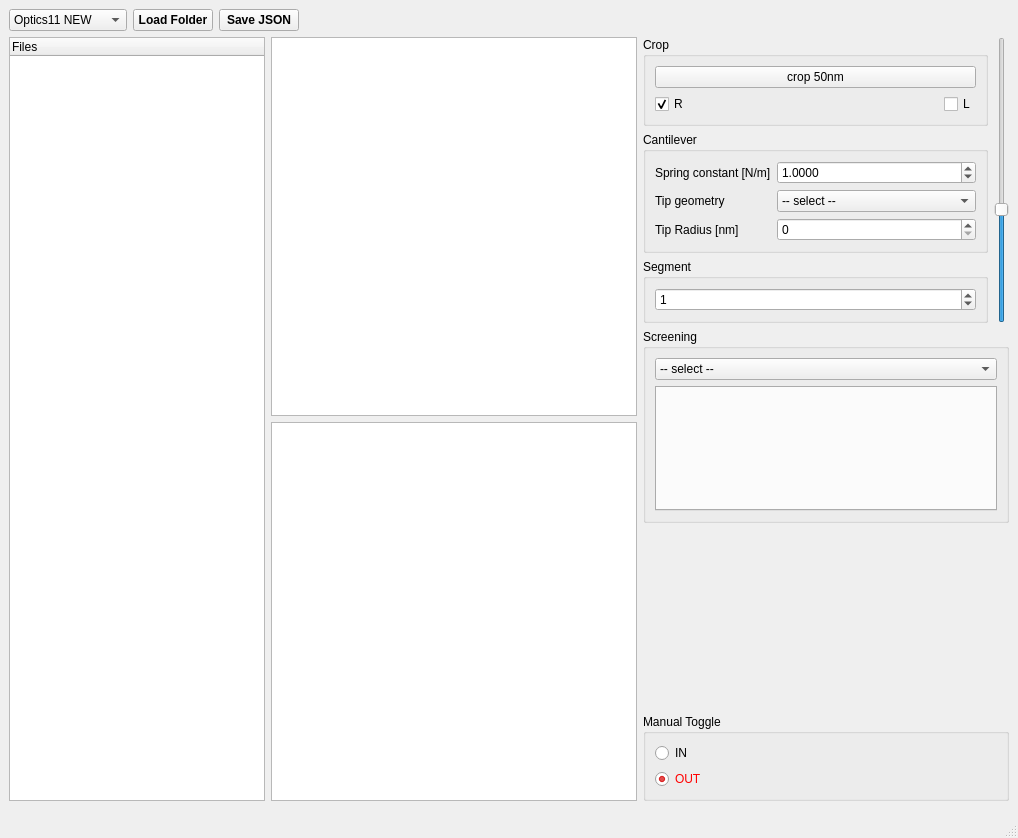
<?xml version="1.0" encoding="UTF-8"?>
<ui version="4.0">
 <class>radius</class>
 <widget class="QMainWindow" name="radius">
  <property name="geometry">
   <rect>
    <x>0</x>
    <y>0</y>
    <width>1018</width>
    <height>838</height>
   </rect>
  </property>
  <property name="windowTitle">
   <string>Nano2021</string>
  </property>
  <property name="windowIcon">
   <iconset>
    <normaloff>../../.designer/backup/ico.svg</normaloff>../../.designer/backup/ico.svg</iconset>
  </property>
  <widget class="QWidget" name="centralwidget">
   <layout class="QVBoxLayout" name="verticalLayout_7">
    <item>
     <layout class="QHBoxLayout" name="horizontalLayout_3">
      <item>
       <widget class="QComboBox" name="c_open">
        <item>
         <property name="text">
          <string>Optics11 NEW</string>
         </property>
        </item>
        <item>
         <property name="text">
          <string>Optics11 OLD</string>
         </property>
        </item>
        <item>
         <property name="text">
          <string>Nanosurf export</string>
         </property>
        </item>
        <item>
         <property name="text">
          <string>Easy TSV</string>
         </property>
        </item>
       </widget>
      </item>
      <item>
       <widget class="QPushButton" name="open_selectfolder">
        <property name="font">
         <font>
          <bold>true</bold>
         </font>
        </property>
        <property name="text">
         <string>Load Folder</string>
        </property>
        <property name="shortcut">
         <string>Ctrl+S</string>
        </property>
       </widget>
      </item>
      <item>
       <widget class="QPushButton" name="save">
        <property name="font">
         <font>
          <bold>true</bold>
         </font>
        </property>
        <property name="text">
         <string>Save JSON</string>
        </property>
        <property name="shortcut">
         <string>Ctrl+S</string>
        </property>
       </widget>
      </item>
      <item>
       <spacer name="horizontalSpacer">
        <property name="orientation">
         <enum>Qt::Horizontal</enum>
        </property>
        <property name="sizeHint" stdset="0">
         <size>
          <width>40</width>
          <height>20</height>
         </size>
        </property>
       </spacer>
      </item>
     </layout>
    </item>
    <item>
     <layout class="QHBoxLayout" name="horizontalLayout_4">
      <item>
       <widget class="QTreeWidget" name="mainlist">
        <property name="sizePolicy">
         <sizepolicy hsizetype="Fixed" vsizetype="Expanding">
          <horstretch>0</horstretch>
          <verstretch>0</verstretch>
         </sizepolicy>
        </property>
        <property name="font">
         <font>
          <italic>false</italic>
          <bold>false</bold>
         </font>
        </property>
        <property name="frameShape">
         <enum>QFrame::StyledPanel</enum>
        </property>
        <property name="frameShadow">
         <enum>QFrame::Sunken</enum>
        </property>
        <property name="lineWidth">
         <number>0</number>
        </property>
        <property name="midLineWidth">
         <number>0</number>
        </property>
        <property name="sortingEnabled">
         <bool>false</bool>
        </property>
        <property name="animated">
         <bool>false</bool>
        </property>
        <column>
         <property name="text">
          <string>Files</string>
         </property>
        </column>
       </widget>
      </item>
      <item>
       <layout class="QVBoxLayout" name="verticalLayout_6">
        <item>
         <widget class="PlotWidget" name="g_fdistance"/>
        </item>
        <item>
         <widget class="PlotWidget" name="g_single"/>
        </item>
       </layout>
      </item>
      <item>
       <layout class="QVBoxLayout" name="verticalLayout_5">
        <item>
         <layout class="QHBoxLayout" name="horizontalLayout_2">
          <item>
           <layout class="QVBoxLayout" name="verticalLayout_4">
            <item>
             <widget class="QGroupBox" name="Crop">
              <property name="enabled">
               <bool>true</bool>
              </property>
              <property name="sizePolicy">
               <sizepolicy hsizetype="Preferred" vsizetype="Fixed">
                <horstretch>0</horstretch>
                <verstretch>0</verstretch>
               </sizepolicy>
              </property>
              <property name="title">
               <string>Crop</string>
              </property>
              <layout class="QVBoxLayout" name="verticalLayout_2">
               <item>
                <widget class="QPushButton" name="crop">
                 <property name="text">
                  <string>crop 50nm</string>
                 </property>
                </widget>
               </item>
               <item>
                <layout class="QHBoxLayout" name="horizontalLayout">
                 <item>
                  <widget class="QCheckBox" name="crop_right">
                   <property name="text">
                    <string>R</string>
                   </property>
                   <property name="checked">
                    <bool>true</bool>
                   </property>
                  </widget>
                 </item>
                 <item>
                  <widget class="QCheckBox" name="crop_left">
                   <property name="sizePolicy">
                    <sizepolicy hsizetype="Fixed" vsizetype="Fixed">
                     <horstretch>0</horstretch>
                     <verstretch>0</verstretch>
                    </sizepolicy>
                   </property>
                   <property name="text">
                    <string>L</string>
                   </property>
                  </widget>
                 </item>
                </layout>
               </item>
              </layout>
             </widget>
            </item>
            <item>
             <widget class="QGroupBox" name="Cantilever">
              <property name="title">
               <string>Cantilever</string>
              </property>
              <layout class="QFormLayout" name="formLayout_2">
               <item row="0" column="0">
                <widget class="QLabel" name="label_2">
                 <property name="text">
                  <string>Spring constant [N/m]</string>
                 </property>
                </widget>
               </item>
               <item row="0" column="1">
                <widget class="QDoubleSpinBox" name="springconstant">
                 <property name="decimals">
                  <number>4</number>
                 </property>
                 <property name="maximum">
                  <double>999.990000000000009</double>
                 </property>
                 <property name="value">
                  <double>1.000000000000000</double>
                 </property>
                </widget>
               </item>
               <item row="1" column="0">
                <widget class="QLabel" name="label_3">
                 <property name="text">
                  <string>Tip geometry</string>
                 </property>
                </widget>
               </item>
               <item row="1" column="1">
                <widget class="QComboBox" name="geometry">
                 <item>
                  <property name="text">
                   <string>-- select --</string>
                  </property>
                 </item>
                 <item>
                  <property name="text">
                   <string>Sphere</string>
                  </property>
                 </item>
                 <item>
                  <property name="text">
                   <string>Cylinder</string>
                  </property>
                 </item>
                </widget>
               </item>
               <item row="2" column="0">
                <widget class="QLabel" name="label">
                 <property name="text">
                  <string>Tip Radius [nm]</string>
                 </property>
                </widget>
               </item>
               <item row="2" column="1">
                <widget class="QSpinBox" name="tipradius">
                 <property name="maximum">
                  <number>999999</number>
                 </property>
                </widget>
               </item>
              </layout>
             </widget>
            </item>
            <item>
             <widget class="QGroupBox" name="groupBox">
              <property name="title">
               <string>Segment</string>
              </property>
              <layout class="QVBoxLayout" name="verticalLayout_3">
               <item>
                <widget class="QSpinBox" name="curve_segment">
                 <property name="maximum">
                  <number>9</number>
                 </property>
                 <property name="value">
                  <number>1</number>
                 </property>
                </widget>
               </item>
              </layout>
             </widget>
            </item>
           </layout>
          </item>
          <item>
           <widget class="QSlider" name="slid_alpha">
            <property name="sizePolicy">
             <sizepolicy hsizetype="Fixed" vsizetype="Minimum">
              <horstretch>0</horstretch>
              <verstretch>0</verstretch>
             </sizepolicy>
            </property>
            <property name="maximum">
             <number>255</number>
            </property>
            <property name="singleStep">
             <number>1</number>
            </property>
            <property name="value">
             <number>100</number>
            </property>
            <property name="orientation">
             <enum>Qt::Vertical</enum>
            </property>
           </widget>
          </item>
         </layout>
        </item>
        <item>
         <widget class="QGroupBox" name="groupBox_3">
          <property name="title">
           <string>Screening</string>
          </property>
          <layout class="QVBoxLayout" name="verticalLayout_8">
           <item>
            <widget class="QComboBox" name="cScreen">
             <item>
              <property name="text">
               <string>-- select --</string>
              </property>
             </item>
            </widget>
           </item>
           <item>
            <widget class="QTabWidget" name="tabScreen">
             <property name="tabPosition">
              <enum>QTabWidget::West</enum>
             </property>
             <property name="tabsClosable">
              <bool>true</bool>
             </property>
            </widget>
           </item>
          </layout>
         </widget>
        </item>
        <item>
         <spacer name="verticalSpacer">
          <property name="orientation">
           <enum>Qt::Vertical</enum>
          </property>
          <property name="sizeHint" stdset="0">
           <size>
            <width>20</width>
            <height>40</height>
           </size>
          </property>
         </spacer>
        </item>
        <item>
         <widget class="QGroupBox" name="groupBox_2">
          <property name="sizePolicy">
           <sizepolicy hsizetype="Preferred" vsizetype="Fixed">
            <horstretch>0</horstretch>
            <verstretch>0</verstretch>
           </sizepolicy>
          </property>
          <property name="title">
           <string>Manual Toggle</string>
          </property>
          <layout class="QVBoxLayout" name="verticalLayout">
           <property name="sizeConstraint">
            <enum>QLayout::SetMinimumSize</enum>
           </property>
           <item>
            <widget class="QRadioButton" name="toggle_activated">
             <property name="text">
              <string>IN</string>
             </property>
            </widget>
           </item>
           <item>
            <widget class="QRadioButton" name="toggle_excluded">
             <property name="styleSheet">
              <string notr="true">color: red;</string>
             </property>
             <property name="text">
              <string>OUT</string>
             </property>
             <property name="checked">
              <bool>true</bool>
             </property>
            </widget>
           </item>
          </layout>
         </widget>
        </item>
       </layout>
      </item>
     </layout>
    </item>
    <item>
     <widget class="QSplitter" name="splitter_2">
      <property name="orientation">
       <enum>Qt::Vertical</enum>
      </property>
      <widget class="QSplitter" name="splitter">
       <property name="sizePolicy">
        <sizepolicy hsizetype="Fixed" vsizetype="Fixed">
         <horstretch>0</horstretch>
         <verstretch>0</verstretch>
        </sizepolicy>
       </property>
       <property name="orientation">
        <enum>Qt::Horizontal</enum>
       </property>
      </widget>
     </widget>
    </item>
   </layout>
  </widget>
  <widget class="QStatusBar" name="statusbar"/>
 </widget>
 <customwidgets>
  <customwidget>
   <class>PlotWidget</class>
   <extends>QGraphicsView</extends>
   <header location="global">pyqtgraph</header>
  </customwidget>
 </customwidgets>
 <resources/>
 <connections/>
</ui>
